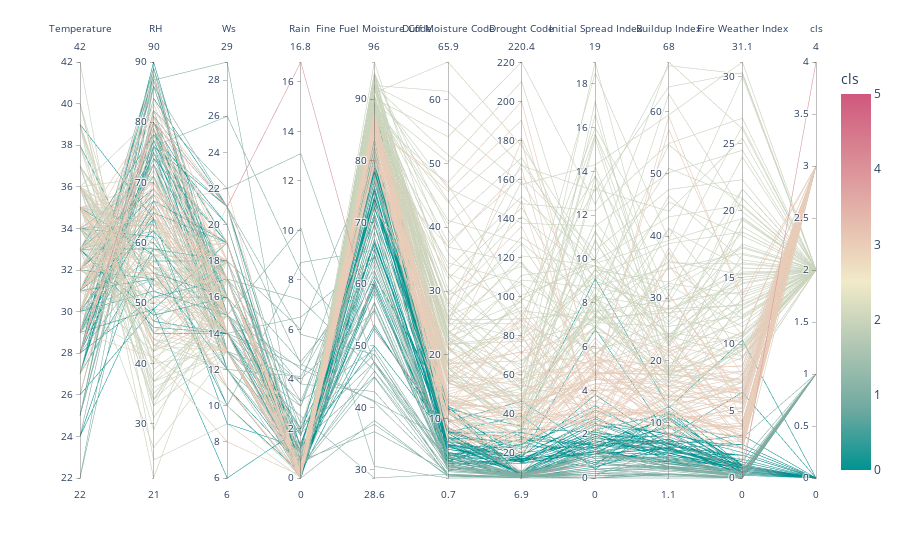

Notebook cell for this chart:
### Code cell
fig = px.parallel_coordinates(x_minmax, color="cls",
                              color_continuous_scale=px.colors.diverging.Tealrose,
                              color_continuous_midpoint=2.5)
fig.show()

### Figure 1 — Plotly figure (JSON) as saved in the notebook; plotly's stock layout.template omitted (floating-point values rounded to 4 significant figures; data arrays with more than 128 entries replaced by an {"elided": "..."} marker saying what was removed)
{"data": [{"dimensions": [{"label": "Temperature", "values": {"elided": "243 float values"}}, {"label": " RH", "values": {"elided": "243 float values"}}, {"label": " Ws", "values": {"elided": "243 float values"}}, {"label": "Rain ", "values": {"elided": "243 float values"}}, {"label": "Fine Fuel Moisture Code", "values": {"elided": "243 float values"}}, {"label": "Duff Moisture Code", "values": {"elided": "243 float values"}}, {"label": "Drought Code", "values": {"elided": "243 float values"}}, {"label": "Initial Spread Index", "values": {"elided": "243 float values"}}, {"label": "Buildup Index", "values": {"elided": "243 float values"}}, {"label": "Fire Weather Index", "values": {"elided": "243 float values"}}, {"label": "cls", "values": {"elided": "243 int values"}}], "domain": {"x": [0, 1], "y": [0, 1]}, "line": {"color": {"elided": "243 int values"}, "coloraxis": "coloraxis"}, "name": "", "type": "parcoords"}], "layout": {"coloraxis": {"cmid": 2.5, "colorbar": {"title": {"text": "cls"}}, "colorscale": [[0, "rgb(0, 147, 146)"], [0.1667, "rgb(114, 170, 161)"], [0.3333, "rgb(177, 199, 179)"], [0.5, "rgb(241, 234, 200)"], [0.6667, "rgb(229, 185, 173)"], [0.8333, "rgb(217, 137, 148)"], [1, "rgb(208, 88, 126)"]]}, "legend": {"tracegroupgap": 0}, "margin": {"t": 60}}}
